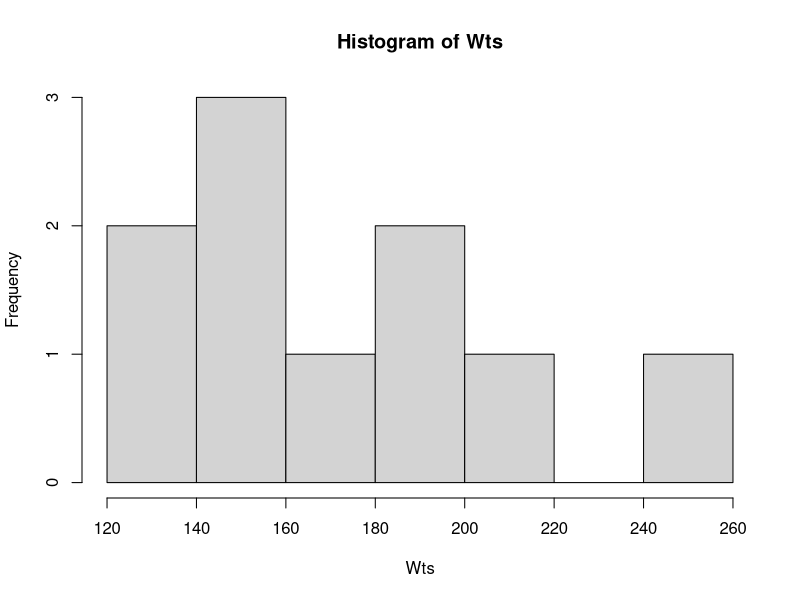

Source code (R):
## ---- chunk 1
# create a vector of ice cream flavors
flavors <- c("chocolate", "vanilla", "strawberry", "mint chip", "rocky road")
# create a sample of 1000 people who all like chocolate ice cream
chocolate <- rep("chocolate", 1000)

# create a boxplot of the chocolate sample using ice cream cones with the color of the flavor as the fill
#boxplot(chocolate, col = "brown", main = "Chocolate Ice Cream Preference", ylab = "Ice Cream Flavor", xlab = "Ice Cream Preference")


# create a sample of 1000 people who like chocolate ice cream 90% of the time
sample <- sample(flavors, 1000, replace = TRUE, prob = c(0.95, 0.01, 0.01, 0.01, 0.01))
# create a table of the sample
table(sample)

# create a sample of 1000 people who like chocolate ice cream 50% of the time
sample <- sample(flavors, 1000, replace = TRUE, prob = c(0.5, 0.1, 0.1, 0.1, 0.2))
# create a table of the sample
table(sample)

## ---- chunk 2
Wts <- c(125,189,220,175,145,147,256,127,155,184)
mean(Wts)
hist(Wts)
summary(Wts)

# write a function to summarize the vector of weights
# the function should return the mean, median, and standard deviation
# of the vector of weights
# the function should also return a histogram of the vector of weights

summarize <- function(x){
  mean(x)
  median(x)
  sd(x)
  hist(x)
}
